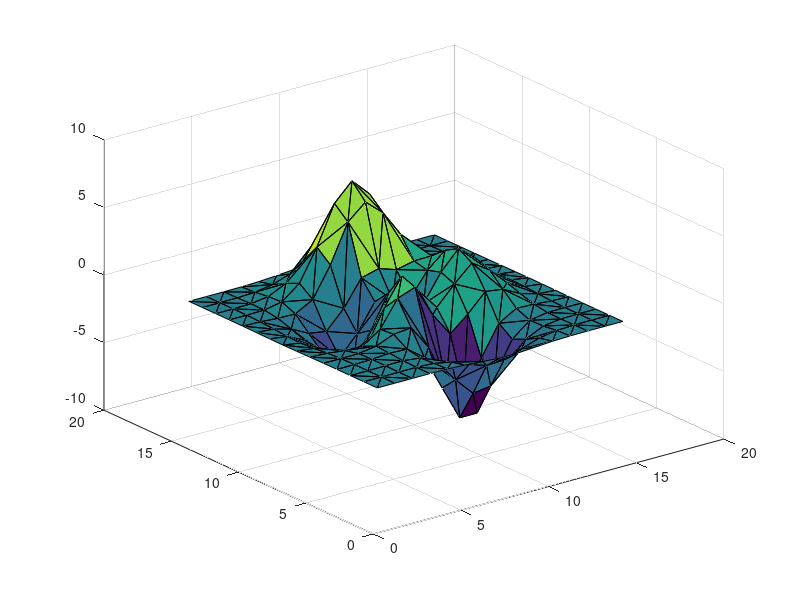

Source code (MATLAB): (Note: this script raises an error after producing the figure.)
close all
clc;
clear;
dbstop if error;

%%
   [x,y] = meshgrid(1:15,1:15);
    tri = delaunay(x,y);
    z = peaks(15);
    tsh = trisurf(tri,x,y,z);
    T = imread('models/default-w720.jpg');
    %UV=()
[IO,A] = apply_texture_map(tsh,UV,T);